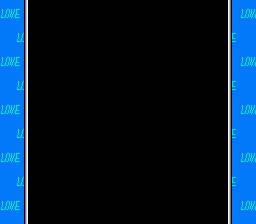

Rendered tile map (Tiled .tmx) drawn with the repository's tilesets; below, a short description and the full map source, tile grids included:
An orthogonal 32x28 tile map with 8x8 px tiles, 3 tile layers (bg, bg2, graphics).

<map version="1.2" tiledversion="1.2.1" orientation="orthogonal" renderorder="right-down" width="32" height="28" tilewidth="8" tileheight="8" infinite="0" nextlayerid="4" nextobjectid="21">
 <tileset firstgid="1" source="tilesets/menu_tiled.tsx" />
 <layer id="1" name="bg" width="32" height="28">
  <data encoding="csv">
4,4,4,4,4,4,4,4,4,4,4,4,4,4,4,4,4,4,4,4,4,4,4,4,4,4,4,4,4,4,4,4,
4,4,4,4,4,4,4,4,4,4,4,4,4,4,4,4,4,4,4,4,4,4,4,4,4,4,4,4,4,4,4,4,
4,4,4,4,4,4,4,4,4,4,4,4,4,4,4,4,4,4,4,4,4,4,4,4,4,4,4,4,4,4,4,4,
4,4,4,4,4,4,4,4,4,4,4,4,4,4,4,4,4,4,4,4,4,4,4,4,4,4,4,4,4,4,4,4,
4,4,4,4,4,4,4,4,4,4,4,4,4,4,4,4,4,4,4,4,4,4,4,4,4,4,4,4,4,4,4,4,
4,4,4,4,4,4,4,4,4,4,4,4,4,4,4,4,4,4,4,4,4,4,4,4,4,4,4,4,4,4,4,4,
4,4,4,4,4,4,4,4,4,4,4,4,4,4,4,4,4,4,4,4,4,4,4,4,4,4,4,4,4,4,4,4,
4,4,4,4,4,4,4,4,4,4,4,4,4,4,4,4,4,4,4,4,4,4,4,4,4,4,4,4,4,4,4,4,
4,4,4,4,4,4,4,4,4,4,4,4,4,4,4,4,4,4,4,4,4,4,4,4,4,4,4,4,4,4,4,4,
4,4,4,4,4,4,4,4,4,4,4,4,4,4,4,4,4,4,4,4,4,4,4,4,4,4,4,4,4,4,4,4,
4,4,4,4,4,4,4,4,4,4,4,4,4,4,4,4,4,4,4,4,4,4,4,4,4,4,4,4,4,4,4,4,
4,4,4,4,4,4,4,4,4,4,4,4,4,4,4,4,4,4,4,4,4,4,4,4,4,4,4,4,4,4,4,4,
4,4,4,4,4,4,4,4,4,4,4,4,4,4,4,4,4,4,4,4,4,4,4,4,4,4,4,4,4,4,4,4,
4,4,4,4,4,4,4,4,4,4,4,4,4,4,4,4,4,4,4,4,4,4,4,4,4,4,4,4,4,4,4,4,
4,4,4,4,4,4,4,4,4,4,4,4,4,4,4,4,4,4,4,4,4,4,4,4,4,4,4,4,4,4,4,4,
4,4,4,4,4,4,4,4,4,4,4,4,4,4,4,4,4,4,4,4,4,4,4,4,4,4,4,4,4,4,4,4,
4,4,4,4,4,4,4,4,4,4,4,4,4,4,4,4,4,4,4,4,4,4,4,4,4,4,4,4,4,4,4,4,
4,4,4,4,4,4,4,4,4,4,4,4,4,4,4,4,4,4,4,4,4,4,4,4,4,4,4,4,4,4,4,4,
4,4,4,4,4,4,4,4,4,4,4,4,4,4,4,4,4,4,4,4,4,4,4,4,4,4,4,4,4,4,4,4,
4,4,4,4,4,4,4,4,4,4,4,4,4,4,4,4,4,4,4,4,4,4,4,4,4,4,4,4,4,4,4,4,
4,4,4,4,4,4,4,4,4,4,4,4,4,4,4,4,4,4,4,4,4,4,4,4,4,4,4,4,4,4,4,4,
4,4,4,4,4,4,4,4,4,4,4,4,4,4,4,4,4,4,4,4,4,4,4,4,4,4,4,4,4,4,4,4,
4,4,4,4,4,4,4,4,4,4,4,4,4,4,4,4,4,4,4,4,4,4,4,4,4,4,4,4,4,4,4,4,
4,4,4,4,4,4,4,4,4,4,4,4,4,4,4,4,4,4,4,4,4,4,4,4,4,4,4,4,4,4,4,4,
4,4,4,4,4,4,4,4,4,4,4,4,4,4,4,4,4,4,4,4,4,4,4,4,4,4,4,4,4,4,4,4,
4,4,4,4,4,4,4,4,4,4,4,4,4,4,4,4,4,4,4,4,4,4,4,4,4,4,4,4,4,4,4,4,
4,4,4,4,4,4,4,4,4,4,4,4,4,4,4,4,4,4,4,4,4,4,4,4,4,4,4,4,4,4,4,4,
4,4,4,4,4,4,4,4,4,4,4,4,4,4,4,4,4,4,4,4,4,4,4,4,4,4,4,4,4,4,4,4
</data>
 </layer>
 <layer id="2" name="bg2" width="32" height="28">
  <data encoding="csv">
8,9,10,11,0,8,9,10,11,0,8,9,10,11,0,8,9,10,11,0,8,9,10,11,0,8,9,10,11,0,8,9,
24,25,26,27,0,24,25,26,27,0,24,25,26,27,0,24,25,26,27,0,24,25,26,27,0,24,25,26,27,0,24,25,
40,41,42,43,0,40,41,42,43,0,40,41,42,43,0,40,41,42,43,0,40,41,42,43,0,40,41,42,43,0,40,41,
11,0,8,9,10,11,0,8,9,10,11,0,8,9,10,11,0,8,9,10,11,0,8,9,10,11,0,8,9,10,11,0,
27,0,24,25,26,27,0,24,25,26,27,0,24,25,26,27,0,24,25,26,27,0,24,25,26,27,0,24,25,26,27,0,
43,0,40,41,42,43,0,40,41,42,43,0,40,41,42,43,0,40,41,42,43,0,40,41,42,43,0,40,41,42,43,0,
8,9,10,11,0,8,9,10,11,0,8,9,10,11,0,8,9,10,11,0,8,9,10,11,0,8,9,10,11,0,8,9,
24,25,26,27,0,24,25,26,27,0,24,25,26,27,0,24,25,26,27,0,24,25,26,27,0,24,25,26,27,0,24,25,
40,41,42,43,0,40,41,42,43,0,40,41,42,43,0,40,41,42,43,0,40,41,42,43,0,40,41,42,43,0,40,41,
11,0,8,9,10,11,0,8,9,10,11,0,8,9,10,11,0,8,9,10,11,0,8,9,10,11,0,8,9,10,11,0,
27,0,24,25,26,27,0,24,25,26,27,0,24,25,26,27,0,24,25,26,27,0,24,25,26,27,0,24,25,26,27,0,
43,0,40,41,42,43,0,40,41,42,43,0,40,41,42,43,0,40,41,42,43,0,40,41,42,43,0,40,41,42,43,0,
8,9,10,11,0,8,9,10,11,0,8,9,10,11,0,8,9,10,11,0,8,9,10,11,0,8,9,10,11,0,8,9,
24,25,26,27,0,24,25,26,27,0,24,25,26,27,0,24,25,26,27,0,24,25,26,27,0,24,25,26,27,0,24,25,
40,41,42,43,0,40,41,42,43,0,40,41,42,43,0,40,41,42,43,0,40,41,42,43,0,40,41,42,43,0,40,41,
11,0,8,9,10,11,0,8,9,10,11,0,8,9,10,11,0,8,9,10,11,0,8,9,10,11,0,8,9,10,11,0,
27,0,24,25,26,27,0,24,25,26,27,0,24,25,26,27,0,24,25,26,27,0,24,25,26,27,0,24,25,26,27,0,
43,0,40,41,42,43,0,40,41,42,43,0,40,41,42,43,0,40,41,42,43,0,40,41,42,43,0,40,41,42,43,0,
8,9,10,11,0,8,9,10,11,0,8,9,10,11,0,8,9,10,11,0,8,9,10,11,0,8,9,10,11,0,8,9,
24,25,26,27,0,24,25,26,27,0,24,25,26,27,0,24,25,26,27,0,24,25,26,27,0,24,25,26,27,0,24,25,
40,41,42,43,0,40,41,42,43,0,40,41,42,43,0,40,41,42,43,0,40,41,42,43,0,40,41,42,43,0,40,41,
11,0,8,9,10,11,0,8,9,10,11,0,8,9,10,11,0,8,9,10,11,0,8,9,10,11,0,8,9,10,11,0,
27,0,24,25,26,27,0,24,25,26,27,0,24,25,26,27,0,24,25,26,27,0,24,25,26,27,0,24,25,26,27,0,
43,0,40,41,42,43,0,40,41,42,43,0,40,41,42,43,0,40,41,42,43,0,40,41,42,43,0,40,41,42,43,0,
8,9,10,11,0,8,9,10,11,0,8,9,10,11,0,8,9,10,11,0,8,9,10,11,0,8,9,10,11,0,8,9,
24,25,26,27,0,24,25,26,27,0,24,25,26,27,0,24,25,26,27,0,24,25,26,27,0,24,25,26,27,0,24,25,
40,41,42,43,0,40,41,42,43,0,40,41,42,43,0,40,41,42,43,0,40,41,42,43,0,40,41,42,43,0,40,41,
11,0,8,9,10,11,0,8,9,10,11,0,8,9,10,11,0,8,9,10,11,0,8,9,10,11,0,8,9,10,11,0
</data>
 </layer>
 <layer id="3" name="graphics" width="32" height="28">
  <data encoding="csv">
0,0,0,17,18,18,18,18,18,18,18,18,18,18,18,18,18,18,18,18,18,18,18,18,18,18,18,18,19,0,0,0,
0,0,0,17,18,18,18,18,18,18,18,18,18,18,18,18,18,18,18,18,18,18,18,18,18,18,18,18,19,0,0,0,
0,0,0,17,18,18,18,18,18,18,18,18,18,18,18,18,18,18,18,18,18,18,18,18,18,18,18,18,19,0,0,0,
0,0,0,17,18,18,18,18,18,18,18,18,18,18,18,18,18,18,18,18,18,18,18,18,18,18,18,18,19,0,0,0,
0,0,0,17,18,18,18,18,18,18,18,18,18,18,18,18,18,18,18,18,18,18,18,18,18,18,18,18,19,0,0,0,
0,0,0,17,18,18,18,18,18,18,18,18,18,18,18,18,18,18,18,18,18,18,18,18,18,18,18,18,19,0,0,0,
0,0,0,17,18,18,18,18,18,18,18,18,18,18,18,18,18,18,18,18,18,18,18,18,18,18,18,18,19,0,0,0,
0,0,0,17,18,18,18,18,18,18,18,18,18,18,18,18,18,18,18,18,18,18,18,18,18,18,18,18,19,0,0,0,
0,0,0,17,18,18,18,18,18,18,18,18,18,18,18,18,18,18,18,18,18,18,18,18,18,18,18,18,19,0,0,0,
0,0,0,17,18,18,18,18,18,18,18,18,18,18,18,18,18,18,18,18,18,18,18,18,18,18,18,18,19,0,0,0,
0,0,0,17,18,18,18,18,18,18,18,18,18,18,18,18,18,18,18,18,18,18,18,18,18,18,18,18,19,0,0,0,
0,0,0,17,18,18,18,18,18,18,18,18,18,18,18,18,18,18,18,18,18,18,18,18,18,18,18,18,19,0,0,0,
0,0,0,17,18,18,18,18,18,18,18,18,18,18,18,18,18,18,18,18,18,18,18,18,18,18,18,18,19,0,0,0,
0,0,0,17,18,18,18,18,18,18,18,18,18,18,18,18,18,18,18,18,18,18,18,18,18,18,18,18,19,0,0,0,
0,0,0,17,18,18,18,18,18,18,18,18,18,18,18,18,18,18,18,18,18,18,18,18,18,18,18,18,19,0,0,0,
0,0,0,17,18,18,18,18,18,18,18,18,18,18,18,18,18,18,18,18,18,18,18,18,18,18,18,18,19,0,0,0,
0,0,0,17,18,18,18,18,18,18,18,18,18,18,18,18,18,18,18,18,18,18,18,18,18,18,18,18,19,0,0,0,
0,0,0,17,18,18,18,18,18,18,18,18,18,18,18,18,18,18,18,18,18,18,18,18,18,18,18,18,19,0,0,0,
0,0,0,17,18,18,18,18,18,18,18,18,18,18,18,18,18,18,18,18,18,18,18,18,18,18,18,18,19,0,0,0,
0,0,0,17,18,18,18,18,18,18,18,18,18,18,18,18,18,18,18,18,18,18,18,18,18,18,18,18,19,0,0,0,
0,0,0,17,18,18,18,18,18,18,18,18,18,18,18,18,18,18,18,18,18,18,18,18,18,18,18,18,19,0,0,0,
0,0,0,17,18,18,18,18,18,18,18,18,18,18,18,18,18,18,18,18,18,18,18,18,18,18,18,18,19,0,0,0,
0,0,0,17,18,18,18,18,18,18,18,18,18,18,18,18,18,18,18,18,18,18,18,18,18,18,18,18,19,0,0,0,
0,0,0,17,18,18,18,18,18,18,18,18,18,18,18,18,18,18,18,18,18,18,18,18,18,18,18,18,19,0,0,0,
0,0,0,17,18,18,18,18,18,18,18,18,18,18,18,18,18,18,18,18,18,18,18,18,18,18,18,18,19,0,0,0,
0,0,0,17,18,18,18,18,18,18,18,18,18,18,18,18,18,18,18,18,18,18,18,18,18,18,18,18,19,0,0,0,
0,0,0,17,18,18,18,18,18,18,18,18,18,18,18,18,18,18,18,18,18,18,18,18,18,18,18,18,19,0,0,0,
0,0,0,17,18,18,18,18,18,18,18,18,18,18,18,18,18,18,18,18,18,18,18,18,18,18,18,18,19,0,0,0
</data>
 </layer>
</map>
